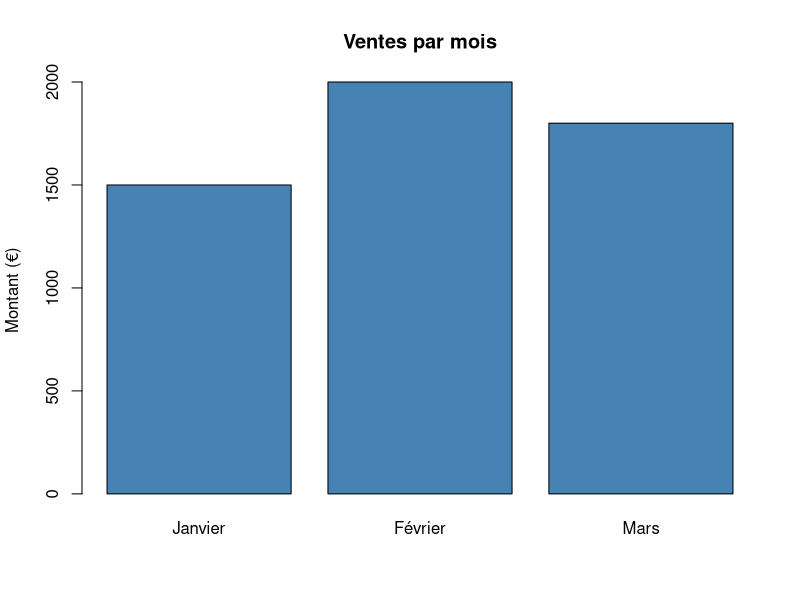
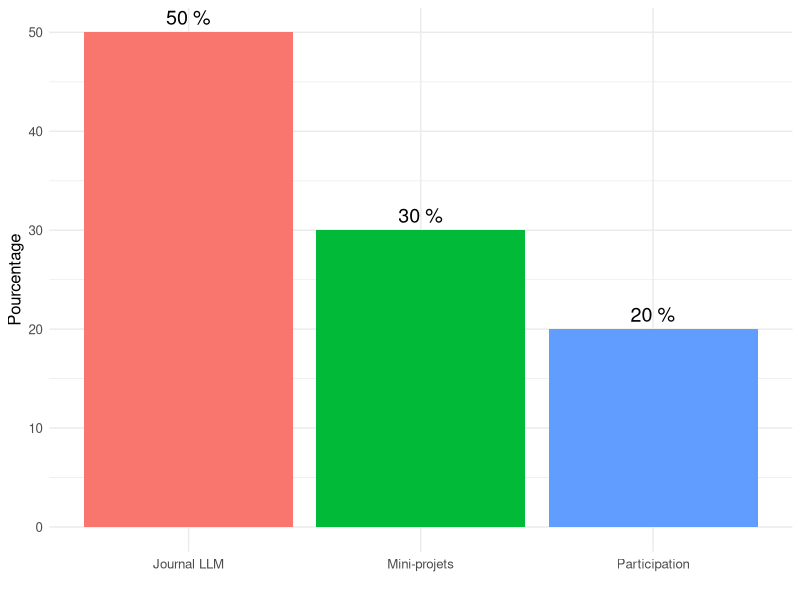

The R source for these figures, in order:
## ---- chunk 1
#| echo: true
#| eval: true

# Créer une liste de notes
notes <- c(15, 12, 18, 14, 16, 13, 17)
# Calculer la moyenne
moyenne <- mean(notes)
# Afficher le résultat
print(paste("La moyenne est :", moyenne))
## ---- chunk 2
#| echo: true
#| eval: true
#| fig-width: 8
#| fig-height: 4

# Testons le code !
mois <- c("Janvier", "Février", "Mars")
ventes <- c(1500, 2000, 1800)

barplot(ventes, names.arg = mois, 
        main = "Ventes par mois",
        ylab = "Montant (€)",
        col = "steelblue")
## ---- chunk 3
#| echo: false
#| eval: true
#| fig-width: 8
#| fig-height: 5
#| fig-align: "center"

# Création d'un graphique des évaluations
library(ggplot2)
evaluations <- data.frame(
  Type = c("Journal LLM", "Mini-projets", "Participation"),
  Poids = c(50, 30, 20),
  Description = c("Évolution prompts", "5 analyses", "Debugging collectif")
)

ggplot(evaluations, aes(x = Type, y = Poids, fill = Type)) +
  geom_bar(stat = "identity") +
  geom_text(aes(label = paste(Poids, "%")), vjust = -0.5, size = 5) +
  labs(y = "Pourcentage", x = "") +
  theme_minimal() +
  theme(legend.position = "none",
        text = element_text(size = 12))
